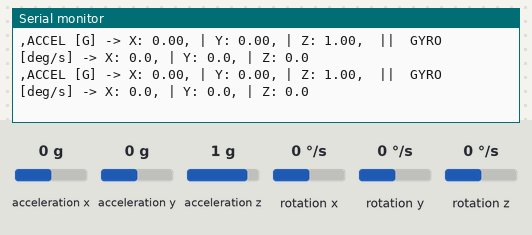
Bench run of a sketch on a simulated ESP32. Shown: the last lines printed to the serial monitor. Wiring (inferred from the names in the program): MPU-9250 motion sensor at I2C address 0x68. Inputs (shaded band) come from the test bench; at power-on: acceleration x 0 g, acceleration y 0 g, acceleration z 1 g, rotation x 0 °/s, rotation y 0 °/s, rotation z 0 °/s.

Above: at 3.2 s.
3.3 s: acceleration x set to -1.4 g
At 3.39 s:
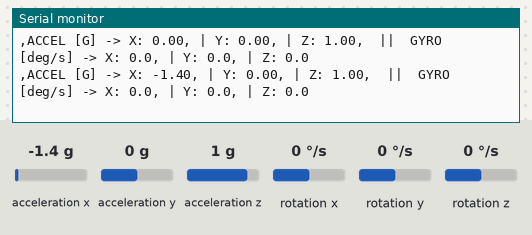
6.3 s: acceleration y set to -1.4 g
At 6.45 s:
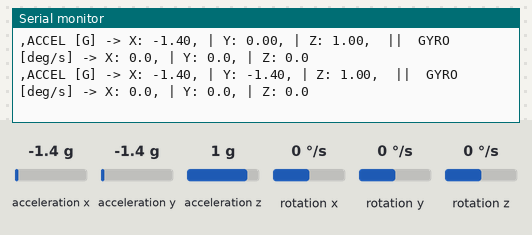
7.8 s: acceleration z set to -1.4 g
At 7.88 s:
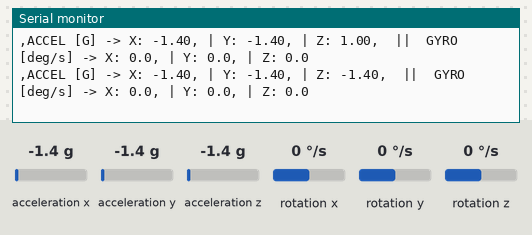
9.3 s: rotation x set to -192 °/s
At 9.31 s:
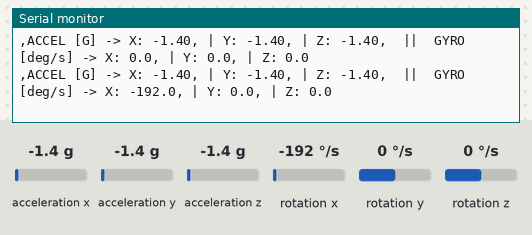
10.8 s: rotation y set to -192 °/s
At 10.95 s:
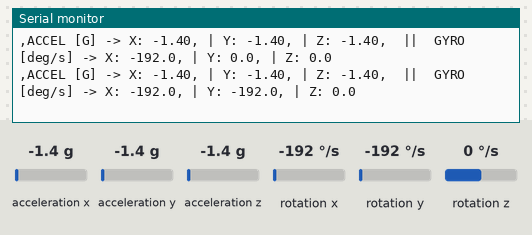
12.3 s: rotation z set to 100 °/s
At 16.24 s:
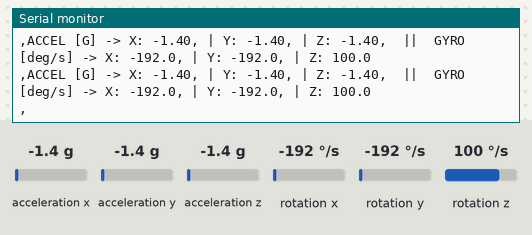

Measured:
- after the input at 12.3 s, the serial monitor: prints a new line after 0.13 s (image 6)

The sketch:

MPU6500.ino
```cpp
#include <Wire.h>

#define MPU_ADDR 0x68
#define SDA_PIN 21
#define SCL_PIN 22

void setup() {
  Serial.begin(115200);
  delay(2000);

  Wire.begin(SDA_PIN, SCL_PIN);
  Wire.setClock(100000); // Stable I2C speed

  // Wake up the MPU6500 (Clear sleep mode)
  Wire.beginTransmission(MPU_ADDR);
  Wire.write(0x6B);
  Wire.write(0x00);
  if (Wire.endTransmission() == 0) {
    Serial.println("--- MPU6500 ONLINE ---");
  } else {
    Serial.println("--- SENSOR ERROR ---");
    while(1);
  }
}

void loop() {
  // Start reading from register 0x3B (Accel X High byte)
  // Requesting 14 bytes captures Accel (6B), Temp (2B), and Gyro (6B)
  Wire.beginTransmission(MPU_ADDR);
  Wire.write(0x3B);
  Wire.endTransmission(false);
  Wire.requestFrom(MPU_ADDR, 14);

  if (Wire.available() == 14) {
    // Read Accelerometer Raw Data
    int16_t ax = (Wire.read() << 8) | Wire.read();
    int16_t ay = (Wire.read() << 8) | Wire.read();
    int16_t az = (Wire.read() << 8) | Wire.read();

    // Skip Temperature Bytes (2 bytes)
    int16_t raw_temp = (Wire.read() << 8) | Wire.read();

    // Read Gyroscope Raw Data
    int16_t gx = (Wire.read() << 8) | Wire.read();
    int16_t gy = (Wire.read() << 8) | Wire.read();
    int16_t gz = (Wire.read() << 8) | Wire.read();

    // Math Conversions
    // Accelerometer: Divided by 16384.0 for +/- 2g range
    float accelX = ax / 16384.0;
    float accelY = ay / 16384.0;
    float accelZ = az / 16384.0;

    // Gyroscope: Divided by 131.0 for +/- 250 deg/s range (Default)
    float gyroX = gx / 131.0;
    float gyroY = gy / 131.0;
    float gyroZ = gz / 131.0;

    // Print Accelerometer Data
    Serial.print("ACCEL [G] -> X: "); Serial.print(accelX, 2);Serial.print(",");
    Serial.print(" | Y: "); Serial.print(accelY, 2);Serial.print(",");
    Serial.print(" | Z: "); Serial.print(accelZ, 2);Serial.print(",");

    // Print Gyroscope Data
    Serial.print("  ||  GYRO [deg/s] -> X: "); Serial.print(gyroX, 1);Serial.print(",");
    Serial.print(" | Y: "); Serial.print(gyroY, 1);Serial.print(",");
    Serial.print(" | Z: "); Serial.println(gyroZ, 1);Serial.print(",");
  }

  delay(200); // 5 updates per second
}
```
